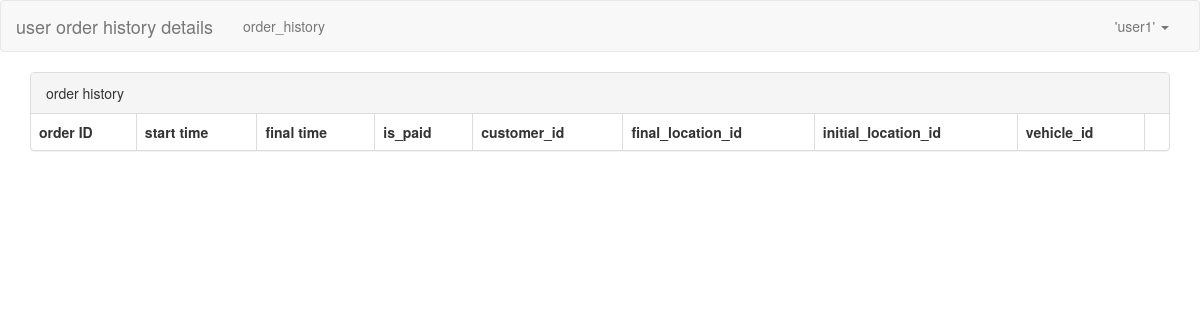
The app's page /order_history/1/details/ (signed in), older data.
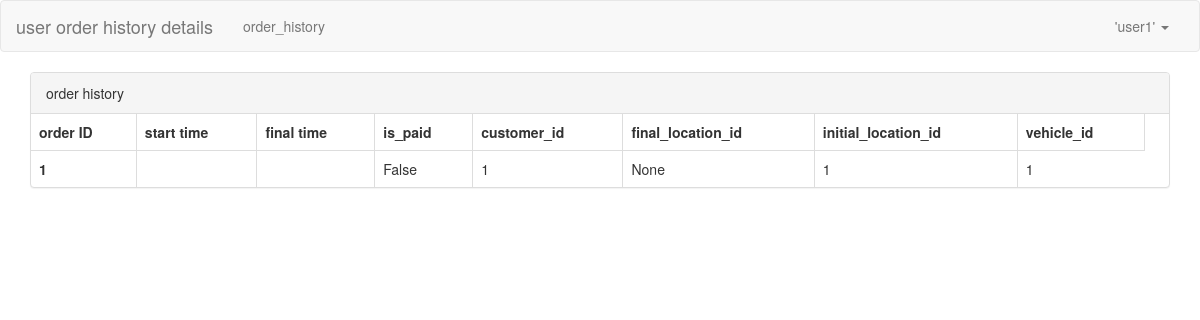
The same page, newer data.
### locations/models.py (models this page shows)
class Order(models.Model):
    customer = models.ForeignKey(CustomUser, on_delete=models.CASCADE)
    vehicle = models.ForeignKey(Vehicle, on_delete=models.CASCADE)
    initial_time = models.DateTimeField(auto_now_add=True)
    cost = models.DecimalField(max_digits=6, decimal_places=2, null = True, default=None)
    final_time = models.DateTimeField(null = True)
    initial_location = models.ForeignKey(Location, on_delete=models.CASCADE, null=False, related_name='start')
    final_location = models.ForeignKey(Location, on_delete=models.CASCADE, null=True, related_name='end')
    is_paid = models.BooleanField(default=False)

### locations/views.py (the view)
# urls.py: path('order_history/<int:nid>/details/', views.order_detail),
def order_detail(request,nid):
    queryset = models.Order.objects.filter(id=nid)
    return render(request, 'locations/order_detail.html', {'queryset':queryset})

### templates/locations/order_detail.html (shortened to what this page needs)
{% load static %}
<!DOCTYPE html>
<html lang="en">
<head>
    <link rel="stylesheet" href="{% static 'plugins/bootstrap-3.4.1/css/bootstrap.min.css' %}">
</head>
<body>
  <nav class="navbar navbar-default">
    <div class="container-fluid">
      <div class="navbar-header">
        <a class="navbar-brand" href="#">user order history details</a>
      </div>
      <div class="collapse navbar-collapse" id="bs-example-navbar-collapse-1">
        <ul class="nav navbar-nav">
          <li><a href="/order_history">order_history</a></li>
        </ul>
        <ul class="nav navbar-nav navbar-right">
          <li class="dropdown">
            <a href="#" class="dropdown-toggle" data-toggle="dropdown" role="button" aria-haspopup="true"
               aria-expanded="false">'{{user.username}}' <span class="caret"></span></a>
          </li>
        </ul>
      </div>
    </div>
  </nav>
  <div>
      <div class="container">
        <div class="panel panel-default">
      <div class="panel-heading">order history</div>
      <table class="table table-bordered">
        <thead>
          <tr>
            <th>order ID</th>
            <th>start time</th>
            <th>final time</th>
            <th>is_paid</th>
            <th>customer_id</th>
            <th>final_location_id</th>
            <th>initial_location_id</th>
            <th>vehicle_id</th>
            <th></th>
          </tr>
        </thead>
        <tbody>
          {% for obj in queryset %}
          {% if obj.customer_id == user.id %}
          <tr>
            <th>{{obj.id}}</th>
            <td>{{ obj.initial_time|date:"H:i" }}</td>
            <td>{{ obj.final_time|date:"H:i" }}</td>
            <td>{{ obj.is_paid }}</td>
            <td>{{ obj.customer_id }}</td>
            <td>{{ obj.final_location_id }}</td>
            <td>{{ obj.initial_location_id }}</td>
            <td>{{ obj.vehicle_id }}</td>
          </tr>
          {% endif%}
          {% endfor %}
        </tbody>
      </table>
    </div>
      </div>
  </div>
</body>
</html>

Row changes from the older to the newer data that the page shows:
added Order: id "1", is_paid "False", customer_id "1", final_location_id "None", initial_location_id "1", vehicle_id "1"
